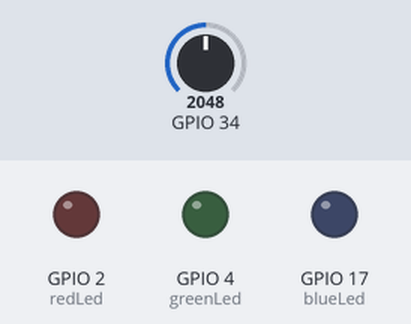
Bench run of a sketch on a simulated ESP32. Shown: output pins drawn as LEDs (lit = HIGH). The inputs (shaded band) are chosen by the test bench; at power-on: GPIO 34 = 2048. No MQTT or app messages arrive unless stated; what the sketch prints to the serial monitor is not drawn.

Above: at 4.2 s.
4.3 s: GPIO 34 set to 490
8.2 s: GPIO 34 set to 420
At 12.6 s:
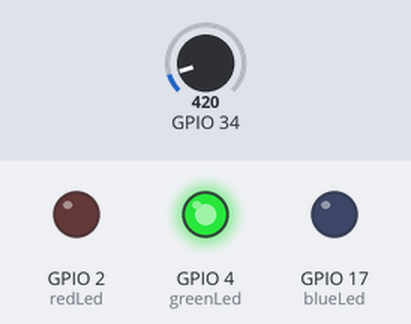
13.5 s: GPIO 34 set to 161
18.2 s: GPIO 34 set to 141
At 22.8 s:
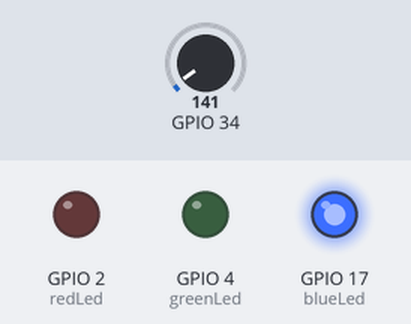
23.5 s: GPIO 34 set to 340
At 27.8 s:
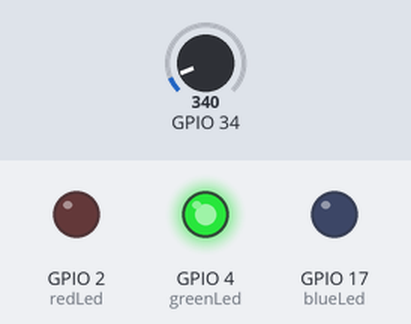
28.5 s: GPIO 34 set to 491
At 32.9 s:
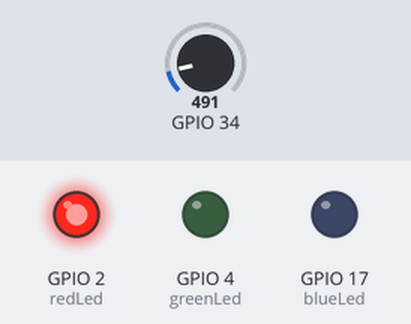
Timing chart, 0 to 34.4 s (numbered marks = the images above; inputs shaded):
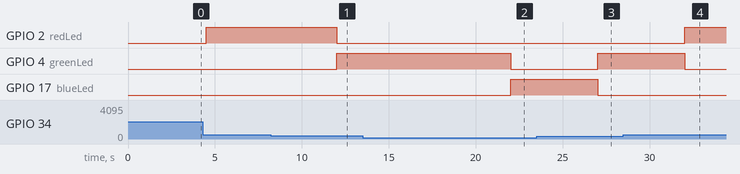

Measured:
- the behaviour switches between 446 and 445 on GPIO 34 (found by bisection; images 0 and 1)
- the behaviour switches between 147 and 146 on GPIO 34 (found by bisection; images 1 and 2)
- after the input at 8.2 s, GPIO 2 (redLed): HIGH → LOW after 3.8 s; GPIO 4 (greenLed): LOW → HIGH after 3.8 s
- after the input at 13.5 s, every drawn part: stays the same
- after the input at 18.2 s, GPIO 4 (greenLed): HIGH → LOW after 3.8 s; GPIO 17 (blueLed): LOW → HIGH after 3.8 s
- after the input at 23.5 s, GPIO 4 (greenLed): LOW → HIGH after 3.5 s; GPIO 17 (blueLed): HIGH → LOW after 3.5 s
- after the input at 28.5 s, GPIO 2 (redLed): LOW → HIGH after 3.5 s; GPIO 4 (greenLed): HIGH → LOW after 3.5 s

The sketch:

Codigo.ino
```cpp
#include "ArduinoJson.h"
#include "EspMQTTClient.h"
#include "DHT.h"

int pressao = 0;

// Pinos dos LEDs
int redLed = 2;
int greenLed = 4;
int blueLed = 17;

DHT dht(16, DHT22);

// MQTT Configuracoes
EspMQTTClient client{
  "Wokwi-GUEST", //SSID do WiFi
  "",     // Senha do wifi
  "mqtt.tago.io",  // Endereço do servidor
  "Default",       // Usuario
  "d37e46b3-abb0-443c-8d3b-7fe4dc7ad41a", // Token do device
  "esp",           // Nome do device
  1883             // Porta de comunicação
};
void setup() {
  Serial.begin(9600);
  Serial.println("Conectando WiFi");
  while (!client.isWifiConnected()) {
    Serial.print('.'); client.loop(); delay(1000);
  }
  Serial.println("WiFi Conectado");
  Serial.println("Conectando com Servidor MQTT");
  while (!client.isMqttConnected()) {
    Serial.print('.'); client.loop(); delay(1000);
  }
  Serial.println("MQTT Conectado");

  dht.begin();
  pinMode(34, INPUT);

    Serial.begin(9600);
  pinMode(redLed, OUTPUT);
  pinMode(greenLed, OUTPUT);
  pinMode(blueLed, OUTPUT);
}
// Callback da EspMQTTClient
void onConnectionEstablished()
{}

char bufferJson[100];
void loop() {
  int sensorValue = analogRead(34);
  pressao = map(sensorValue, 0, 1023, 40, 180);
  Serial.print("BPM: ");
  Serial.println(pressao);
  StaticJsonDocument<300> documentoJson;
  documentoJson["variable"] = "pressao";
  documentoJson["value"] = pressao;
  documentoJson["unit"] = "bpm";
  serializeJson(documentoJson, bufferJson);
  Serial.println(bufferJson);
  client.publish("topicoTDSPI", bufferJson);
  delay(1500);
  client.loop();


  if (pressao < 60) {
    // LED azul
    digitalWrite(redLed, LOW);
    digitalWrite(greenLed, LOW);
    digitalWrite(blueLed, HIGH);
  } else if (pressao >= 60 && pressao <= 100) {
    // LED verde
    digitalWrite(redLed, LOW);
    digitalWrite(greenLed, HIGH);
    digitalWrite(blueLed, LOW);
  } else {
    // LED vermelho
    digitalWrite(redLed, HIGH);
    digitalWrite(greenLed, LOW);
    digitalWrite(blueLed, LOW);
  }
  delay(1000);
}
```
